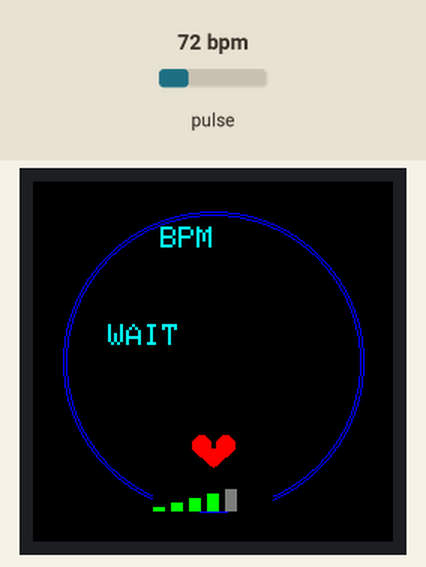
Recording of a sketch running on a simulated ESP32. Shown: 240×240 colour display. The test bench sets the inputs (shaded band); at power-on: pulse 72 bpm. What the sketch prints to the serial monitor is not drawn.

Above: at 5.5 s.
5.6 s: pulse set to 100 bpm
At 7.3 s:
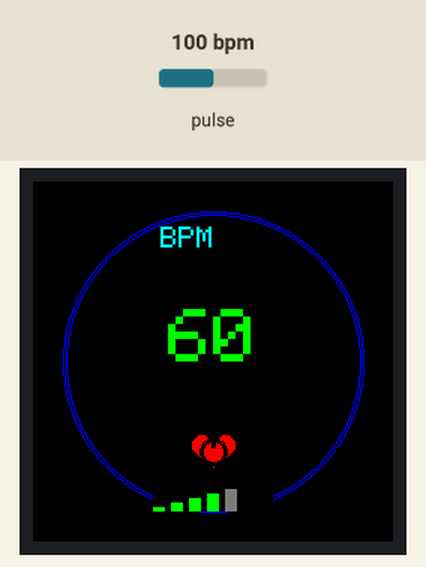
7.9 s: pulse set to 70 bpm
At 10.8 s:
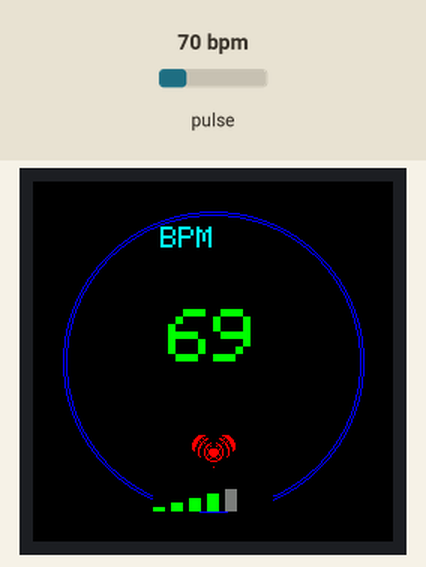
10.9 s: pulse set to 42 bpm
At 12.3 s:
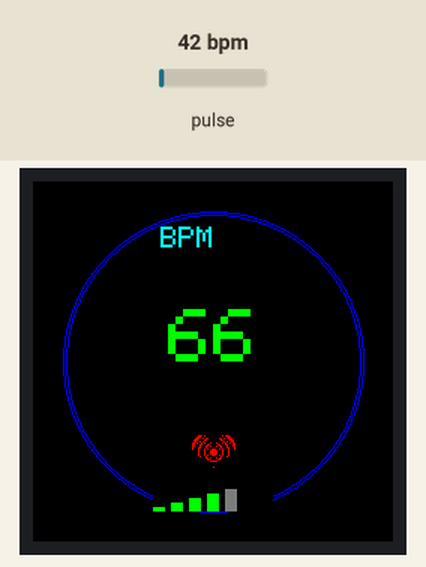
Timing chart, 0 to 13.9 s (numbered marks = the images above; inputs shaded):
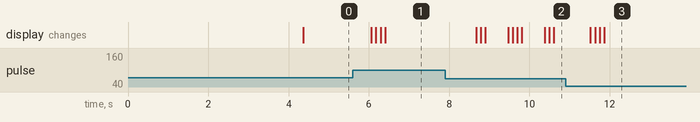

The sketch:

maxanddisplay-test.ino
```cpp
#include <Wire.h>
#include "MAX30105.h"
#include <SPI.h>
#include <Adafruit_GFX.h>
#include <Adafruit_GC9A01A.h>

// ================= PIN CONFIGURATION =================
#define SDA_PIN 8
#define SCL_PIN 9
#define TFT_DC 7
#define TFT_CS 3

// =====================================================

MAX30105 sensor;
Adafruit_GC9A01A tft(TFT_CS, TFT_DC);

// ================= HEART RATE SETTINGS ===============
#define AC_THRESHOLD 15
#define MIN_BPM 45
#define MAX_BPM 160
#define DC_ALPHA 0.95
#define PEAK_LOCKOUT_MS 300
#define BPM_HISTORY 5
// =====================================================

// Heart rate data
long dcAvg = 0;
bool aboveThreshold = false;
unsigned long lastBeatTime = 0;
float currentBPM = 0;
float avgBPM = 0;
float bpmHist[BPM_HISTORY];
int bpmIdx = 0;

// Display animation
int pulseRadius = 0;
bool pulsing = false;
unsigned long pulseStartTime = 0;

void setup() {
  Serial.begin(115200);
  Serial.println("Heart Rate Monitor with Display");

  // ========== INITIALIZE I2C ==========
  Wire.begin(SDA_PIN, SCL_PIN);
  Wire.setClock(100000);

  // ========== INITIALIZE DISPLAY ==========
  Serial.print("Initializing display... ");
  tft.begin();
  tft.setRotation(0);
  tft.fillScreen(GC9A01A_BLACK);
  Serial.println("OK!");

  // Welcome screen
  drawWelcomeScreen();
  delay(2000);

  // ========== INITIALIZE MAX30102 ==========
  Serial.print("Initializing MAX30102... ");
  if (!sensor.begin(Wire, I2C_SPEED_STANDARD)) {
    Serial.println("FAILED!");
    tft.fillScreen(GC9A01A_BLACK);
    tft.setCursor(40, 100);
    tft.setTextColor(GC9A01A_RED);
    tft.setTextSize(2);
    tft.println("SENSOR");
    tft.setCursor(50, 130);
    tft.println("ERROR!");
    while (1);
  }
  Serial.println("OK!");

  // Configure sensor for wrist detection
  sensor.setup(0xFF, 4, 2, 400, 411, 16384);
  sensor.setPulseAmplitudeIR(0xFF);
  sensor.setPulseAmplitudeRed(0x00);

  // Warm up sensor
  Serial.print("Warming up");
  for (int i = 0; i < 100; i++) {
    long raw = sensor.getIR();
    dcAvg = raw;
    if (i % 20 == 0) Serial.print(".");
    delay(10);
  }
  Serial.println(" Done!");

  // Draw main UI
  drawMainUI();

  Serial.println("\nReady! Place finger/wrist on sensor");
}

void loop() {
  unsigned long currentTime = millis();

  // ========== READ HEART RATE SENSOR ==========
  long rawIR = sensor.getIR();
  bool hasContact = (rawIR > 30000);

  if (hasContact) {
    // DC removal
    dcAvg = DC_ALPHA * dcAvg + (1.0 - DC_ALPHA) * rawIR;
    long ac = rawIR - dcAvg;

    // Peak detection
    if (!aboveThreshold && ac > AC_THRESHOLD) {
      if (currentTime - lastBeatTime > PEAK_LOCKOUT_MS) {
        if (lastBeatTime > 0) {
          unsigned long interval = currentTime - lastBeatTime;
          float newBPM = 60000.0 / interval;

          if (newBPM >= MIN_BPM && newBPM <= MAX_BPM) {
            bool isOutlier = false;
            if (avgBPM > 0 && abs(newBPM - avgBPM) > 25) {
              isOutlier = true;
            }

            if (!isOutlier) {
              bpmHist[bpmIdx] = newBPM;
              bpmIdx = (bpmIdx + 1) % BPM_HISTORY;

              float sum = 0;
              int count = 0;
              for (int i = 0; i < BPM_HISTORY; i++) {
                if (bpmHist[i] > 0) {
                  sum += bpmHist[i];
                  count++;
                }
              }
              avgBPM = sum / count;
              currentBPM = newBPM;

              // Trigger pulse animation
              pulsing = true;
              pulseStartTime = currentTime;

              Serial.print("💓 ");
              Serial.println(avgBPM, 1);
            }
          }
        }
        lastBeatTime = currentTime;
      }
      aboveThreshold = true;
    }

    if (ac < -AC_THRESHOLD / 2) {
      aboveThreshold = false;
    }
  }

  // ========== UPDATE DISPLAY ==========
  static unsigned long lastDisplayUpdate = 0;
  if (currentTime - lastDisplayUpdate > 100) { // Update at 10Hz
    lastDisplayUpdate = currentTime;

    // Update BPM number
    updateBPMDisplay(avgBPM, hasContact);

    // Pulse animation
    if (pulsing) {
      unsigned long elapsed = currentTime - pulseStartTime;
      if (elapsed < 300) {
        // Expand
        pulseRadius = map(elapsed, 0, 150, 0, 30);
        if (elapsed > 150) {
          // Contract
          pulseRadius = map(elapsed, 150, 300, 30, 0);
        }
        drawPulseAnimation(pulseRadius);
      } else {
        pulsing = false;
        drawPulseAnimation(0); // Clear
      }
    }

    // Update signal indicator
    updateSignalIndicator(hasContact, rawIR);
  }

  delay(10);
}

void drawWelcomeScreen() {
  tft.fillScreen(GC9A01A_BLACK);

  // Draw heart icon
  tft.fillCircle(100, 80, 20, GC9A01A_RED);
  tft.fillCircle(140, 80, 20, GC9A01A_RED);
  tft.fillTriangle(80, 85, 120, 140, 160, 85, GC9A01A_RED);

  // Title
  tft.setCursor(55, 160);
  tft.setTextColor(GC9A01A_WHITE);
  tft.setTextSize(2);
  tft.println("HEART");

  tft.setCursor(50, 185);
  tft.println("MONITOR");
}

void drawMainUI() {
  tft.fillScreen(GC9A01A_BLACK);

  // Draw decorative circle
  tft.drawCircle(120, 120, 100, GC9A01A_BLUE);
  tft.drawCircle(120, 120, 98, GC9A01A_BLUE);

  // Label
  tft.setCursor(85, 30);
  tft.setTextColor(GC9A01A_CYAN);
  tft.setTextSize(2);
  tft.println("BPM");

  // Heart icon
  drawHeartIcon(120, 180, GC9A01A_RED);
}

void updateBPMDisplay(float bpm, bool hasContact) {
  // Clear previous number
  tft.fillRect(40, 70, 160, 60, GC9A01A_BLACK);

  if (!hasContact) {
    // No contact message
    tft.setCursor(70, 95);
    tft.setTextColor(GC9A01A_YELLOW);
    tft.setTextSize(2);
    tft.println("---");
  } else if (bpm == 0) {
    // Detecting
    tft.setCursor(50, 95);
    tft.setTextColor(GC9A01A_CYAN);
    tft.setTextSize(2);
    tft.println("WAIT");
  } else {
    // Show BPM
    tft.setTextSize(5);
    tft.setTextColor(GC9A01A_GREEN);

    // Center the text
    String bpmStr = String((int)bpm);
    int16_t x = 120 - (bpmStr.length() * 30) / 2;
    tft.setCursor(x, 85);
    tft.println(bpmStr);
  }
}

void drawPulseAnimation(int radius) {
  // Clear previous
  static int lastRadius = 0;
  if (lastRadius > 0) {
    tft.drawCircle(120, 180, lastRadius, GC9A01A_BLACK);
    tft.drawCircle(120, 180, lastRadius + 1, GC9A01A_BLACK);
  }

  // Draw new pulse ring
  if (radius > 0) {
    uint8_t alpha = map(radius, 0, 30, 255, 50);
    uint16_t color = tft.color565(255, 0, alpha);
    tft.drawCircle(120, 180, radius, color);
    tft.drawCircle(120, 180, radius + 1, color);
  }

  lastRadius = radius;
}

void drawHeartIcon(int x, int y, uint16_t color) {
  // Small heart
  tft.fillCircle(x - 8, y - 5, 6, color);
  tft.fillCircle(x + 8, y - 5, 6, color);
  tft.fillTriangle(x - 14, y - 2, x, y + 10, x + 14, y - 2, color);
}

void updateSignalIndicator(bool hasContact, long signal) {
  // Signal strength bars at bottom
  int barWidth = 8;
  int barGap = 4;
  int startX = 80;
  int startY = 220;

  // Clear area
  tft.fillRect(startX, startY - 20, 80, 20, GC9A01A_BLACK);

  if (!hasContact) {
    // Show "NO SIGNAL"
    tft.setCursor(startX - 10, startY - 15);
    tft.setTextColor(GC9A01A_RED);
    tft.setTextSize(1);
    tft.println("NO SIGNAL");
    return;
  }

  // Calculate signal strength (0-5 bars)
  int strength = 0;
  if (signal > 30000) strength = 1;
  if (signal > 50000) strength = 2;
  if (signal > 80000) strength = 3;
  if (signal > 100000) strength = 4;
  if (signal > 120000) strength = 5;

  // Draw bars
  for (int i = 0; i < 5; i++) {
    int barHeight = (i + 1) * 3;
    uint16_t color = (i < strength) ? GC9A01A_GREEN : GC9A01A_DARKGREY;

    tft.fillRect(startX + i * (barWidth + barGap),
                 startY - barHeight,
                 barWidth,
                 barHeight,
                 color);
  }
}
```

Measured:
- after the input at 5.6 s, the display: first changes after 0.46 s (image 1 shows a later state)
- after the input at 7.9 s, the display: first changes after 0.78 s (image 2 shows a later state)
